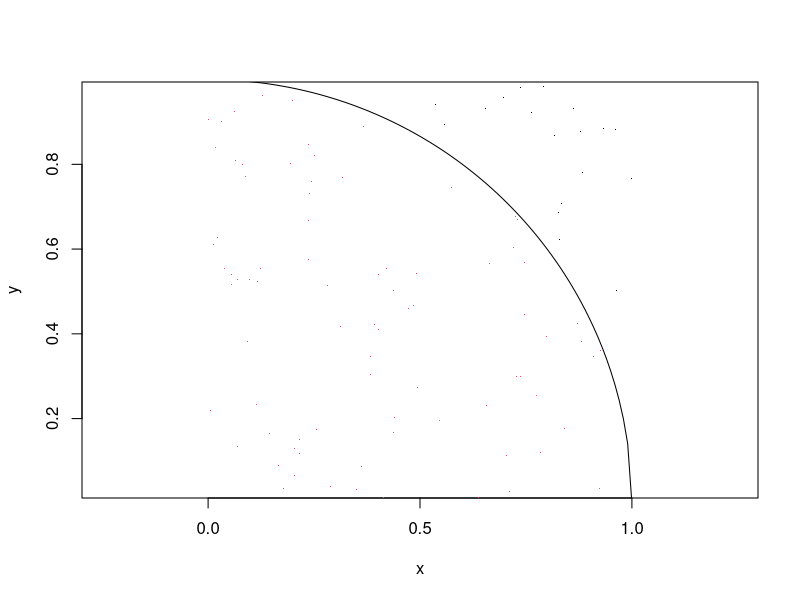

Reproduce this figure in R.
ttnum=100
x=runif(ttnum)
y=runif(ttnum)
plot(x,y,asp=1,pch=".",xaxs="i", yaxs="i")
lines(seq(0,1,0.01),sqrt(1-(seq(0,1,0.01)^2)))
dist=sqrt(x^2+y^2)
inside=ifelse(dist <= 1,TRUE,FALSE)
points(x[inside],y[inside],col=2,pch=".")
#inside=ifelse(dist <= 1,1,0)
4*(sum(inside)/ttnum)
